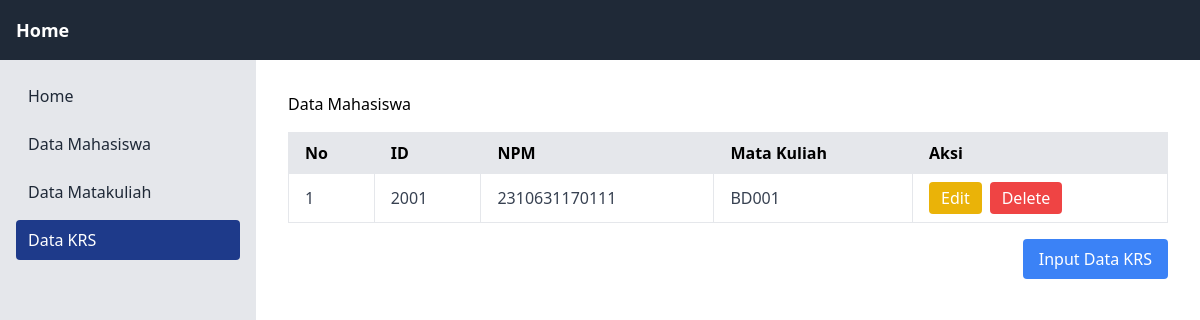
Screenshot of /krs/krs.php with the database file from the repository.
### tables this page shows
CREATE TABLE `krs` (
  `id` int(11) NOT NULL,
  `mahasiswa_npm` char(13) DEFAULT NULL,
  `matakuliah_kodemk` char(6) DEFAULT NULL
);

### krs/krs.php (the view, shortened to what this page needs)
<!DOCTYPE html>
<html lang="en">
<head>
    <script src="https://cdn.tailwindcss.com"></script>
</head>
<body>
    <header>
        <nav class="bg-gray-800 p-4 text-white flex justify-between items-center">
            <div class="flex items-center space-x-4">
                <a href="index.php" class="text-lg font-semibold">Home</a>
            </div>
        </nav>
    </header>
    <div class="flex min-h-screen">
        <?php
        $current_page = basename($_SERVER['PHP_SELF']);
        ?>
        <aside class="w-64 bg-gray-200 p-4">
            <nav class="flex flex-col space-y-2">
                <a href="../index.php"
                class="<?= $current_page == '../index.php' ? 'bg-blue-900 text-white' : 'text-gray-800 hover:bg-gray-300' ?> px-3 py-2 rounded">
                    Home
                </a>
                <a href="../mahasiswa/mahasiswa.php"
                class="<?= $current_page == '../mahasiswa/mahasiswa.php' ? 'bg-blue-900 text-white' : 'text-gray-800 hover:bg-gray-300' ?> px-3 py-2 rounded">
                    Data Mahasiswa
                </a>
                <a href="../matakuliah/matakuliah.php"
                class="<?= $current_page == '../matakuliah/matakuliah.php' ? 'bg-blue-900 text-white' : 'text-gray-800 hover:bg-gray-300' ?> px-3 py-2 rounded">
                    Data Matakuliah
                </a>
                <a href="krs.php"
                class="<?= $current_page == 'krs.php' ? 'bg-blue-900 text-white' : 'text-gray-800 hover:bg-gray-300' ?> px-3 py-2 rounded">
                    Data KRS
                </a>
            </nav>
        </aside>
        <div class="flex-1 p-4">
            <div class="flex flex-col mb-4 space-y-4 p-4">
                <h1>Data Mahasiswa</h1>
                <table class="min-w-full bg-white border border-gray-300">
                    <thead class="bg-gray-200">
                        <tr>
                            <th class="px-4 py-2 border text-left">No</th>
                            <th class="px-4 py-2 border text-left">ID</th>
                            <th class="px-4 py-2 border text-left">NPM</th>
                            <th class="px-4 py-2 border text-left">Mata Kuliah</th>
                            <th class="px-4 py-2 border text-left">Aksi</th>
                        </tr>
                    </thead>
                    <tbody class="text-gray-700">
                        <?php
                        include "../koneksi.php";
                        $no = 1;
                                $query = mysqli_query($koneksi, "SELECT * FROM krs");
                                foreach ($query as $data) {
                                ?>
                                <tr>
                                    <td class="px-4 py-2 border"><?= $no++ ?></td>
                                    <td class="px-4 py-2 border"><?= $data['id'] ?></td>
                                    <td class="px-4 py-2 border"><?= $data['mahasiswa_npm'] ?></td>
                                    <td class="px-4 py-2 border"><?= $data['matakuliah_kodemk'] ?></td>
                                    <td class="px-4 py-2 border">
                                        <div class="flex space-x-2">
                                            <a href="edit-krs.php?id=<?= $data['id'] ?>" class="bg-yellow-500 text-white px-3 py-1 rounded hover:bg-yellow-600 transition">Edit</a>
                                            <a href="delete-krs.php?id=<?= $data['id'] ?>" class="bg-red-500 text-white px-3 py-1 rounded hover:bg-red-600 transition" onclick="return confirm('Yakin ingin menghapus data ini?')">Delete</a>
                                        </div>
                                    </td>
                                </tr>
                            <?php
                            }
                            ?>
                    </tbody>
                </table>
                <div class="mt-4 flex justify-end">
                    <a href="input-krs.php" class="bg-blue-500 text-white px-4 py-2 rounded hover:bg-blue-600"> Input Data KRS</a>
                </div>
            </div>
        </div>
    </div>
</body>
</html>

### rows the page displays
krs: id "2001", mahasiswa_npm "2310631170111", matakuliah_kodemk "BD001"
